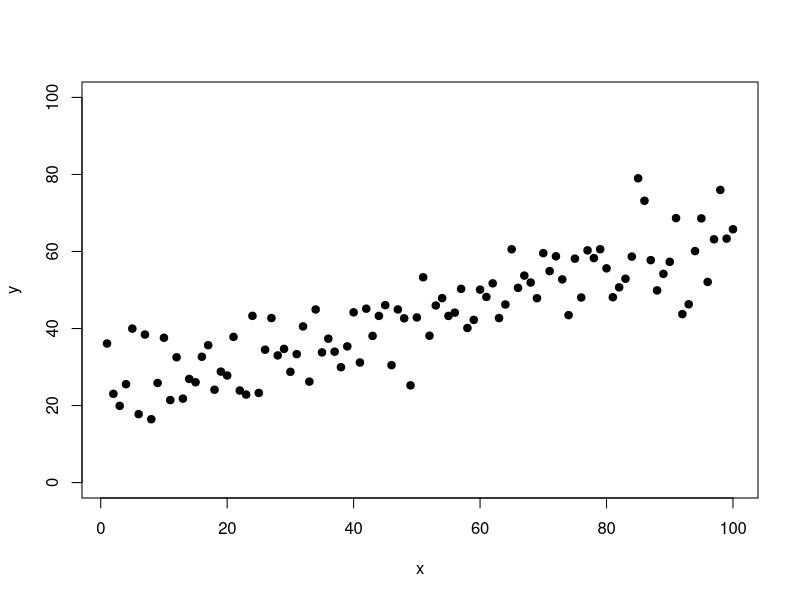
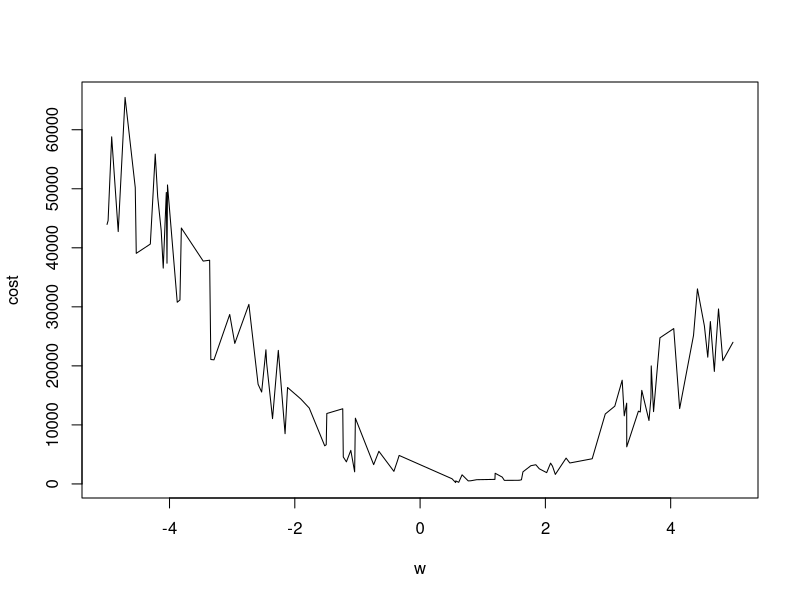

Write R code to recreate these figures, in order.
## ---- chunk 1
mse = function(x, y, w, b){
  p = x * w + b
  se = sum((p - y)^2)
  mse = se / 2 / length(p)
  return(mse)
}

x = 1:100
y = 0.35 * x + rnorm(100, mean = 0, sd = 8) 
y = y + 24.85

plot(x, y, pch = 19, ylim = c(0, 100))

w = runif(100, -5, 5)
b = 5
b = runif(100, -50, 50)

cost = Map(
  mse
  , x = list(x)
  , y = list(y)
  , w = w
  , b = b
) |> 
  unlist()

cost = cost[order(w)]
w = w[order(w)]

plot(w, cost, type = "l")
